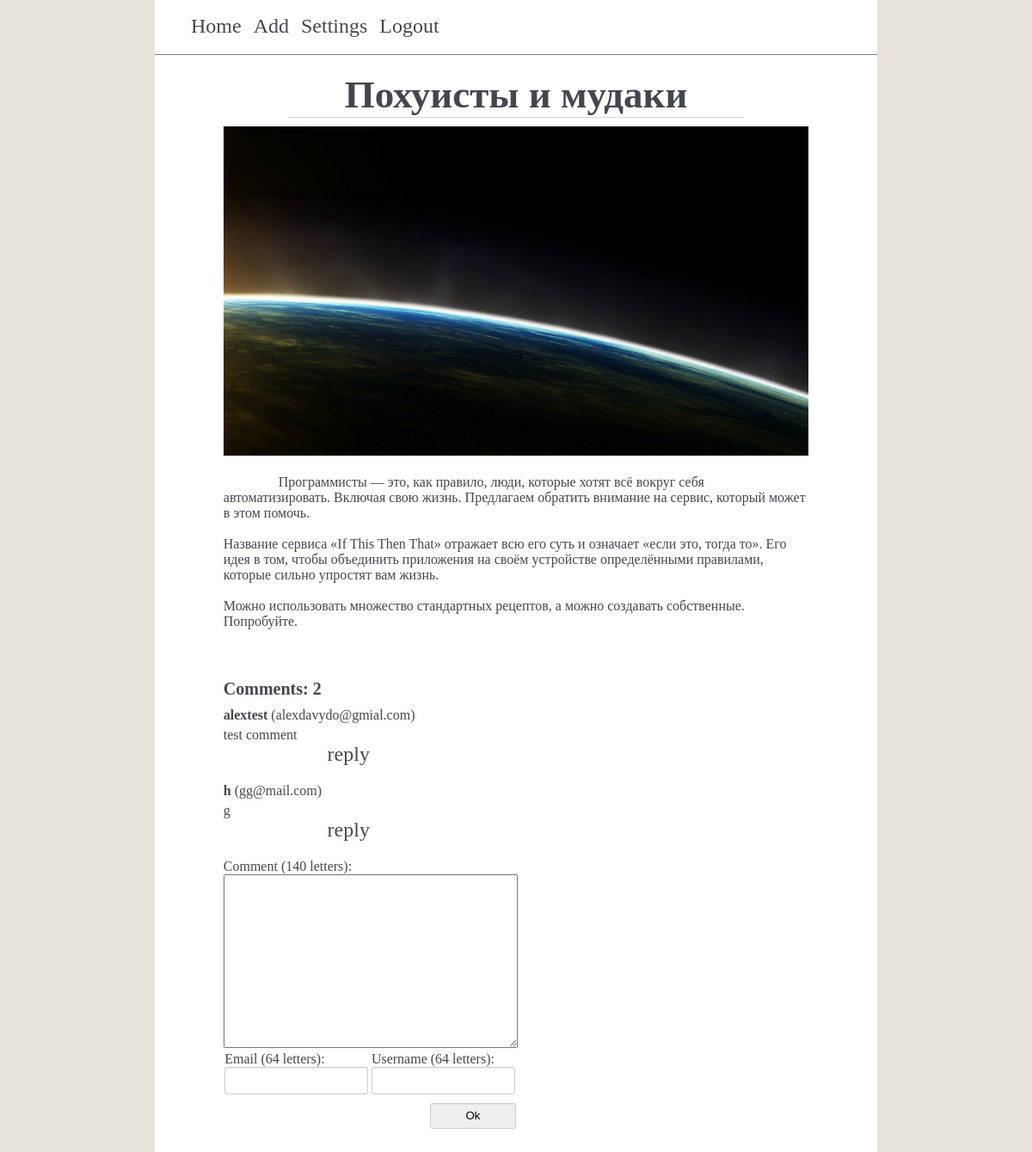
Screenshot of /post_1 (signed in) with the database file from the repository.
### app/models.py (models this page shows, shortened)
class Post(db.Model):
    id = db.Column(db.Integer, primary_key=True)
    user_id = db.Column(db.Integer, db.ForeignKey("user.id"))
    title = db.Column(db.String(256), index=True)
    body = db.Column(db.String(10000))
    comment = db.relationship("Comment", backref="post", lazy="dynamic")

class Comment(db.Model):
    id = db.Column(db.Integer, primary_key=True)
    post_id = db.Column(db.Integer, db.ForeignKey("post.id"))
    author = db.Column(db.String(64))
    email = db.Column(db.String(64))
    body = db.Column(db.String(140))
    datetime = db.Column(db.DateTime(), default=datetime.now)
    answer = db.relationship("Answer", backref="comment", lazy="dynamic")

### app/views.py (the view, shortened to what this page needs)
@app.route("/post_<id>", methods=["GET", "POST"])
def post(id):
    form = AddCommentForm()
    post = Post.query.filter_by(id=id).first_or_404()
    answer = False  # если верно, то автоставка юзернейма в поле ввода коммента
    answers = []
    comments = Comment.query.filter_by(post=post).all()
    return render_template("index/post.html", post=post, form=form, comments=comments, answer=answer, answers=answers)

### app/forms.py
class AddCommentForm(FlaskForm):
    author = StringField("Username", validators=[DataRequired()])
    email = StringField("Email", validators=[DataRequired(), Email()])
    body = TextAreaField("Comment", validators=[DataRequired()])
    submit = SubmitField("Submit")

### app/models.py (called while the page is built)
@login.user_loader
def load_user(id):
    return User.query.get(int(id))

### app/templates/index/post.html (shortened to what this page needs)
{% extends "base.html" %}
{% block css  %}
    <link rel="stylesheet" type="text/css" href="{{ url_for("static", filename="css/index/index.css") }}">
    <link rel="stylesheet" type="text/css" href="{{ url_for("static", filename="css/index/post.css") }}">
{% endblock %}
{% block content %}
    <div class="post_wrapper">
        <div class="post">
            <div class="title">
                <h2>{{ post.title }}</h2>
            </div>
            <img src="/static/img/{{ post.id }}/img.jpeg">
            <div class="body">
                {{ post.body }}
            </div>
            <div class="comments_wrapper">
                <div class="label">
                    Comments: {{ comments|length }}
                </div>
                <div class="comments">
                    {% for comment in comments %}
                        <div class="comment_contact_info">
                            <div class="author">
                                {{ comment.author }}
                            </div>
                            <div class="email">
                                ({{ comment.email }})
                            </div>
                        </div>
                        <div class="comment_body">
                            {{ comment.body }}
                            <div class="answer">
                                <a href="{{ url_for("reply", post_id=comment.id, accost=comment.author) }}">reply</a>
                            </div>
                        </div>
                    {% endfor %}
                </div>
            </div>
            <div class="add_comments">
                <form method="POST">
                    <div class="text_area_field">
                        Comment (140 letters): <br>
                        {% if answer %}
                            {{ form.body(value="[" + accost + "]")}}
                        {% else %}
                            {{ form.body(value="хуй") }}<br>
                        {% endif %}
                    </div>
                    <div class="contact_info">
                        <div class="email">
                            Email (64 letters):<br>
                            {{ form.email() }}
                        </div>
                        <div class="author">
                            Username (64 letters):<br>
                            {{ form.author() }}
                        </div>
                    </div>
                    <div class="button">
                        {{ form.submit(value="Ok") }}
                    </div>
                </form>
            </div>
        </div>
    </div>
{% endblock %}

### app/static/css/base.css (style rules this page uses)
* { padding: 0; margin: 0; }
body { background: #E8E4DC; color: #46464F; }
input { border: 1px solid #cccccc; -webkit-border-radius: 3px; -moz-border-radius: 3px; border-radius: 3px; -webkit-box-shadow: inset 0 1px 1px rgba(0, 0, 0, 0.075); -moz-box-shadow: inset 0 1px 1px rgba(0, 0, 0, 0.075); box-shadow: inset 0 1px 1px rgba(0, 0, 0, 0.075); -webkit-transition: border linear 0.2s, box-shadow linear 0.2s; -moz-transition: border linear 0.2s, box-shadow linear 0.2s; -ms-transition: border linear 0.2s, box-shadow linear 0.2s; -o-transition: border linear 0.2s, box-shadow linear 0.2s; transition: border linear 0.2s, box-shadow linear 0.2s; height: 30px; }
a, a:visited { font-size: 1.5em; text-decoration: none; color: #46464F; }

### app/static/css/index/index.css (style rules this page uses)
img { max-width: 90%; max-height: : 100px; min-height: 150px; }
.post_wrapper { width: 90%; margin-right: auto; margin-left: auto; text-align: center; }
.post { margin-bottom: 30px; font-size: 16px; }
.title { width: 70%; margin-right: auto; margin-left: auto; margin-bottom: 10px; font-size: 30px; font-weight: bold; border-bottom: 1px solid lightgray; }
.body { max-width: 90%; margin-right: auto; margin-left: auto; }

### app/static/css/index/post.css (style rules this page uses)
.body { text-align: left; white-space: pre-wrap; }
.add_comments, .comments_wrapper { width: 90%; margin-right: auto; margin-left: auto; }
.text_area_field { margin-top: 10px; width: 100%; text-align: left; }
.contact_info { width: 50%; }
.contact_info div { display: inline-block; }
textarea { width: 50%; height: 200px; }
.email, .author { width: 49%; text-align: left; }
input[type=text] { width: 99%; }
.comments_wrapper .label { text-align: left; font-weight: bold; font-size: 20px; margin-top: 40px; margin-bottom: 10px; }
.comments { width: 100%; text-align: left; }
.comment_contact_info { margin-bottom: 5px; width: 100%; }
.comment_contact_info div { display: inline-block; }
.comment_contact_info .author { font-weight: bold; width: auto; }
.comment_contact_info .email { width: auto; }
.comment_body { margin-bottom: 20px; width: 50%; }
.button { width: 50%; padding-top: 10px; text-align: right; }
.button input[type="submit"] { width: 100px; }
.answer { width: 50%; text-align: right; }

### rows the page displays
Post: title "Похуисты и мудаки", body "Программисты — это, как правило, люди, которые хотят всё вокруг себя автоматизировать. Включая свою жизнь. Предлагаем обратить внимание на сервис, который может в этом помочь. Название сервиса «If This Then That» отражает всю его суть и означает «если это, тогда то». Его идея в том, чтобы объединить приложения на своём устройстве определёнными правилами, которые сильно упростят вам жизнь. Можно использовать множество стандартных рецептов, а можно создавать собственные. Попробуйте."
Comment: author "alextest", email "alexdavydo@gmial.com", body "test comment"
Comment: author "h", email "gg@mail.com", body "g"

### other values shown
{{ comments|length }} "2"
